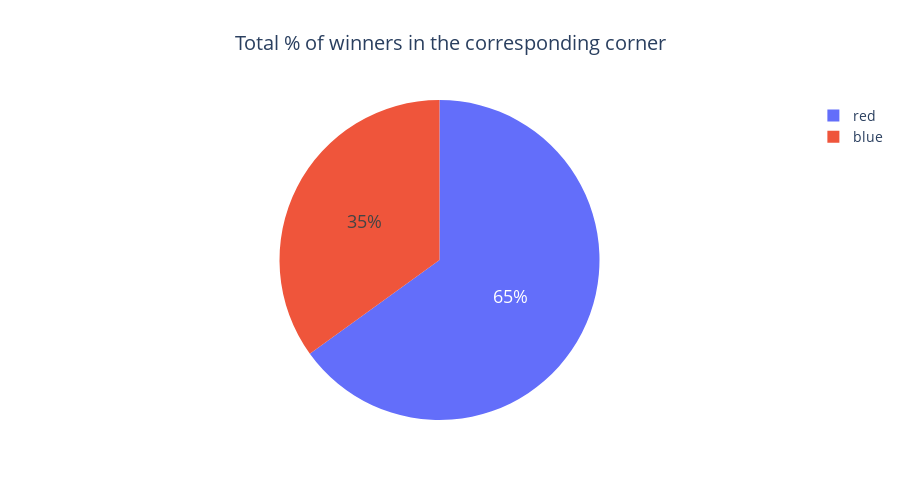

The code cell stored with this chart in its notebook:
### Markdown cell above
Let's plot:

### Code cell
fig = px.pie(values=winners_by_corner.values, names=winners_by_corner.index,
             title="Total % of winners in the corresponding corner", height=500)

fig.update_layout(title={"x": 0.5, "font_size": 20},
                  font={"size": 14}, )

fig.update_traces(textfont_size=18)

fig.show()

### Figure 1 — Plotly figure (JSON) as saved in the notebook; plotly's stock layout.template omitted (floating-point values rounded to 4 significant figures)
{"data": [{"domain": {"x": [0, 1], "y": [0, 1]}, "hovertemplate": "label=%{label}<br>value=%{value}<extra></extra>", "labels": ["red", "blue"], "legendgroup": "", "name": "", "showlegend": true, "textfont": {"size": 18}, "type": "pie", "values": [65.04, 34.96]}], "layout": {"font": {"size": 14}, "height": 500, "legend": {"tracegroupgap": 0}, "title": {"font": {"size": 20}, "text": "Total % of winners in the corresponding corner", "x": 0.5}}}
